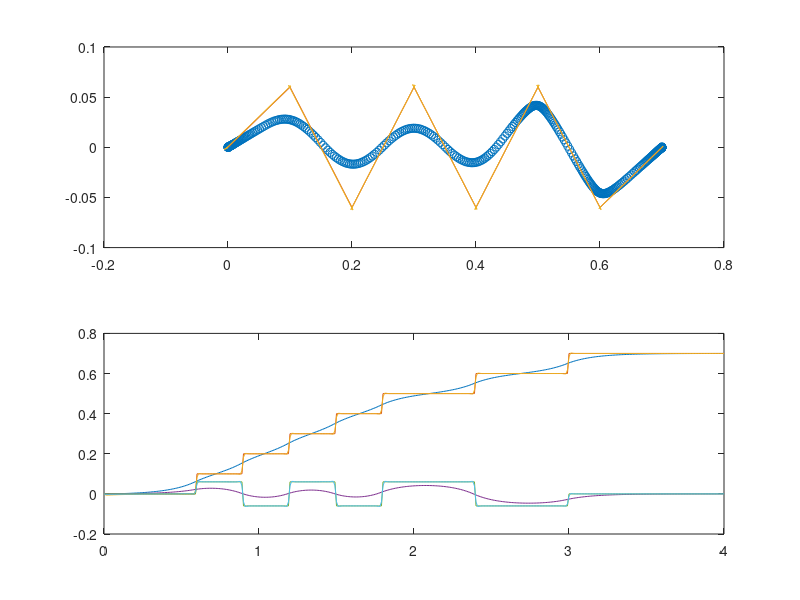

This chart was generated by the following MATLAB code:
% preview control for walking

clear;
											%足の着地時間(s)，x方向の位置(m)，y方向の位置(m)
foot = [0 0 0; 0.6 0.1 0.06; 0.9 0.2 -0.06; 1.2 0.3 0.06; 1.5 0.4 -0.06; 1.8 0.5 0.06; 2.4 0.6 -0.06; 3.0 0.7 0.0; 100 0 0];
forward_period = 1.0;						% 予見制御の時間(s)
calculate_period = 4.0;						% 歩行パターンを生成する期間(s)
dt = 0.01;									% サンプリングタイム (s)
zh = 0.27;									% 重心位置 (m)
g  = 9.8;									% 重力加速度 (m/s^2)
A = [0 1 0; 0 0 1; 0 0 0];
B = [0; 0; 1];
C = [1 0 -zh/g];
D = 0;
sys = ss(A, B, C, D);
sys_d = c2d(sys, dt);
% [A_d, B_d, C_d, D_d] = sys2ss(sys_d);
[A_d, B_d, C_d, D_d] = ssdata(sys_d);
E_d = [dt; 1; 0];

Zero = [0; 0; 0];
Phai = [1 -C_d*A_d; Zero A_d];
G = [-C_d*B_d; B_d];
GR = [1; Zero];
Gd = [-C_d*E_d; E_d];

Q = zeros(4);
Q(1) = 10^8;								% 最適制御の重み係数　大：ZMPが理想に近づく
H = 1;										% 同じく重み係数　大：入力が少なくなる．

P = dare(Phai, G, Q, H);
F = -(H+G'*P*G)^(-1)*G'*P*Phai;

x = [0; 0; 0];
y = [0; 0; 0];
xp = x;
yp = x;

t = 0:dt:calculate_period;

i = 1;										% 目標ZMPの生成
n = 1;
for tt = 0:dt:calculate_period+forward_period+1
	if (tt == foot(n,1))
		prefx(i) = foot(n,2);
		prefy(i) = foot(n,3);
		n = n + 1;
	else
		prefx(i) = prefx(i-1);
		prefy(i) = prefy(i-1);
    end
	i = i + 1;
end

i = 0;
ux = 0;
uy = 0;

xi = (eye(4)-G*(H+G'*P*G)^(-1)*G'*P)*Phai;

for tt = t
	i = i + 1;
%	fd = (H+G'*P*G)^(-1)*G'*(xi')^1*P*Gd;	% 外乱除去用　未使用
	px = C_d*x;
	py = C_d*y;
	ex = prefx(i) - px;
	ey = prefy(i) - py;
	X = [ex; x - xp];
	Y = [ey; y - yp];
	xp = x;
	yp = y;
	dux = F * X;
	j = 0;
	for ttt = tt : dt : (tt + forward_period)
		j = j + 1;
		if (prefx(i+j) - prefx(i+j-1)) ~= 0
			f  = -(H+G'*P*G)^(-1)*G'*(xi')^(j-1)*P*GR;
			dux = dux + f * (prefx(i+j) - prefx(i+j-1));
        end
    end
	ux = ux + dux;
	duy = F * Y;
	j = 0;
	for ttt = tt : dt : (tt + forward_period)
		j = j + 1;
		if (prefy(i+j) - prefy(i+j-1)) ~= 0
			f  = -(H+G'*P*G)^(-1)*G'*(xi')^(j-1)*P*GR;
			duy = duy + f * (prefy(i+j) - prefy(i+j-1));
        end
    end
	uy = uy + duy;

	dx = 0;
	dy = 0;
	x = A_d * x + B_d * ux + E_d * dx * dt;
	y = A_d * y + B_d * uy + E_d * dy * dt;
	x0(i) = x(1);
	y0(i) = y(1);
	x1(i) = prefx(i);
	y1(i) = prefy(i);
	x2(i) = px;
	y2(i) = py;
end

subplot(2,1,1);
plot(x0, y0, "o", x1, y1, x2, y2);
subplot(2,1,2);
plot(t, x0, t, x1, t, x2, t, y0, t, y1, t, y2);
